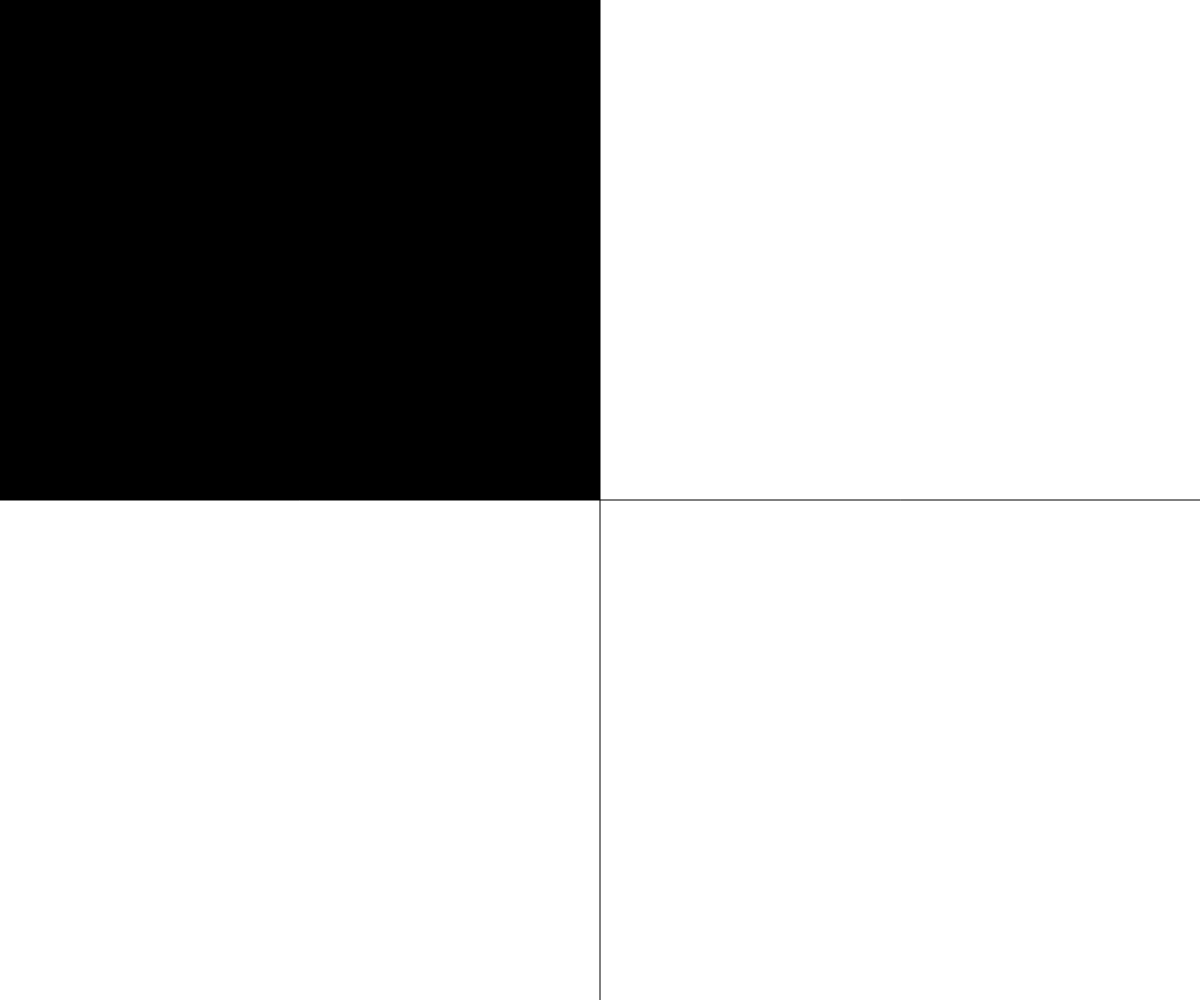
Frame 1 (no input)
Frame 60 (no input): identical to frame 1, image omitted
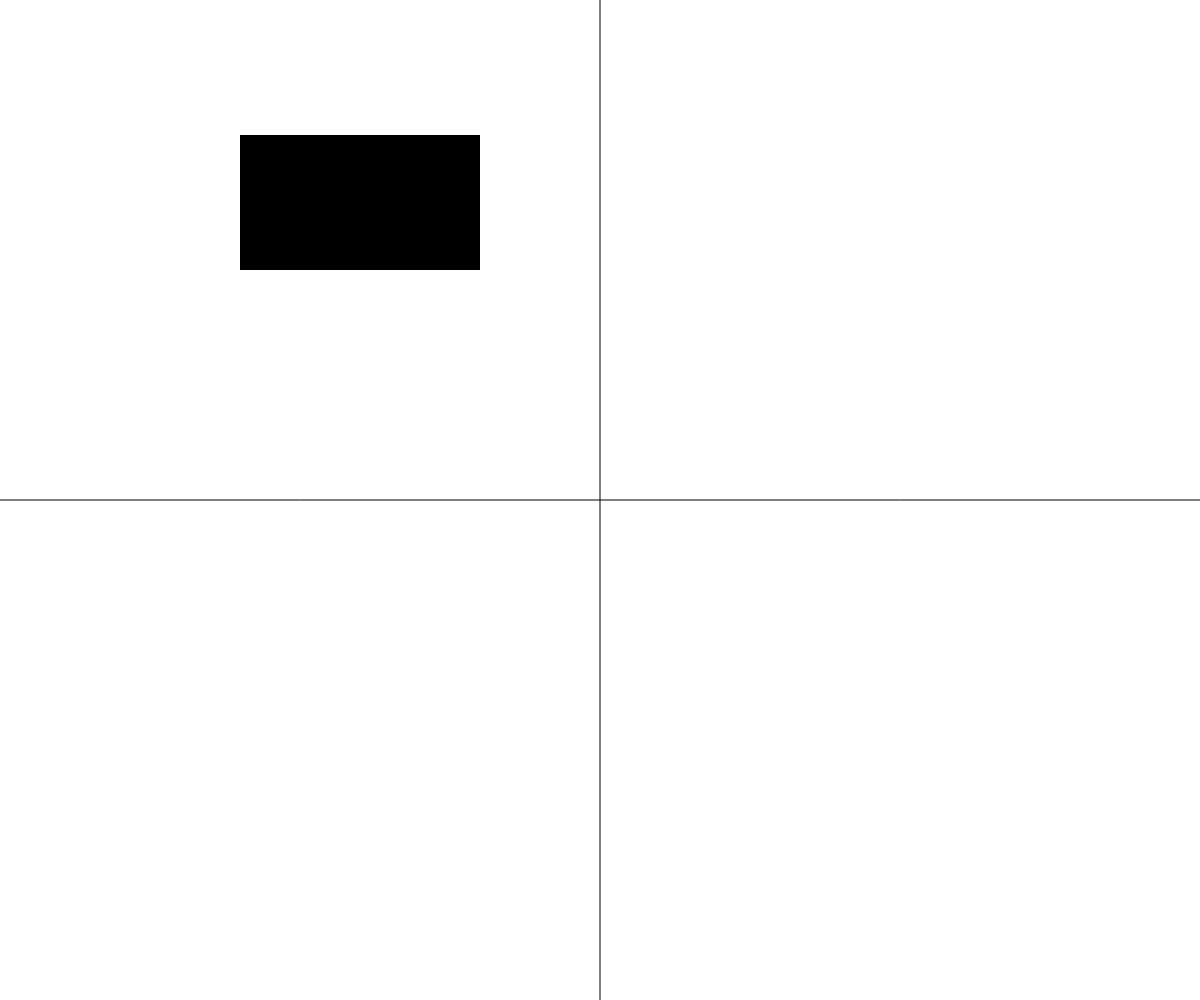
Frame 120 (the mouse pressed at the canvas centre since frame 60)

The p5.js sketch that drew these frames (run headless with seeded random() and noise() and a simulated clock; from frame 60 on, the mouse is pressed at the canvas centre):

// p5.js sketch
// ── sketch.js
// This example is adapted from Learning Processing Example 5-3 by Daniel Shiffman
// http://www.learningprocessing.com
// Refactor the following code. Be sure the refactored version:
//  - is readable
//  - is able to work easily with any canvas size

function setup() {
  createCanvas(windowWidth, windowHeight);
}
function draw() {
  background(255);
  stroke(0);
  line(width/2, 0, width/2, height);
  line(0, height/2, width, height/2);
  noStroke();
  fill(0);
  if (mouseX<240&&mouseY<135){//top left
    rect(0,0,width/2,height/2);
  }
  else if (mouseX>240&&mouseY<135){
    rect(width/2,0,width,height/2);
  }
  else if (mouseX<240&&mouseY>135){
    rect(0,135,240,135);
  }
  else if (mouseX>240&&mouseY>135){
    rect(240,135,240,135);
  }
}

// ── Refactor One.js
let rectWidth, rectHeight, speedX, speedY;


function setup() {
  createCanvas(windowWidth, windowHeight);
  //Creates rectangle and gives random speed
  rectWidth = 200; rectHeight = 300; speedX = random(3, 8); speedY = random(3, 8);// Places rectangle
}

function draw() {
  move();
  background(80, 80, 80);
  rect(rectWidth, rectHeight, 250, 75);
}

function move() {
  // changes direction after bounces off wall
  rectWidth += speedX; rectHeight += speedY;
  if (rectHeight >= height - 75 || rectHeight <= 0) {
    speedY = speedY * -1; 
  }

  if (rectWidth >= width - 250 || rectWidth <= 0) {
    speedX = speedX * -1;
  }
}
// ── Refactor Two.js


function setup() {
  createCanvas(windowWidth, windowHeight);
}

function draw() {
  background(255);

  stroke(0);//dividing screen into quarters
  line(width/2, 0, width/2, height);
  line(0, height/2, width, height/2);

  noStroke();
  fill(0);
  cursorLocation();
}

function cursorLocation(){
  if (mouseX < width/2 && mouseY < height/2){//top left
    rect(0,0,width/2,height/2);
  }
  else if (mouseX > width/2 && mouseY < height/2){//top right
    rect(width/2,0,width,height/2);
  }
  else if (mouseX < width/2 && mouseY > height/2){//bottom left
    rect(0,height/2,width/2,height/2);
  }
  else if (mouseX > width/2 && mouseY > height/2){//bottom right
    rect(width/2,height/2,width,height);
  }
}
